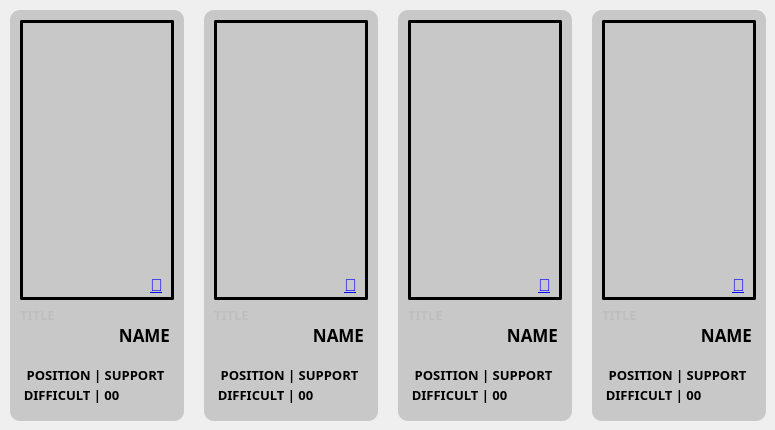
      <widget class="QWidget" name="reco__pos">
       <attribute name="title">
        <string>POSITION</string>
       </attribute>
       <widget class="QLabel" name="lbl__rbg5">
        <property name="geometry">
         <rect>
          <x>204</x>
          <y>10</y>
          <width>174</width>
          <height>411</height>
         </rect>
        </property>
        <property name="styleSheet">
         <string notr="true">QLabel{background-color:rgb(200,200,200); border-radius: 10px;}</string>
        </property>
        <property name="text">
         <string/>
        </property>
       </widget>
       <widget class="QLabel" name="lbl__rbg6">
        <property name="geometry">
         <rect>
          <x>592</x>
          <y>10</y>
          <width>174</width>
          <height>411</height>
         </rect>
        </property>
        <property name="styleSheet">
         <string notr="true">QLabel{background-color:rgb(200,200,200); border-radius: 10px;}</string>
        </property>
        <property name="text">
         <string/>
        </property>
       </widget>
       <widget class="QLabel" name="lbl__rcham7">
        <property name="geometry">
         <rect>
          <x>408</x>
          <y>20</y>
          <width>154</width>
          <height>280</height>
         </rect>
        </property>
        <property name="styleSheet">
         <string notr="true">QLabel{border-width: 3px; border-radius:2px; border-style : solid;}</string>
        </property>
        <property name="text">
         <string/>
        </property>
        <property name="pixmap">
         <pixmap>../ASSETS/CHAM_LONG/AurelionSol.png</pixmap>
        </property>
        <property name="scaledContents">
         <bool>true</bool>
        </property>
       </widget>
       <widget class="QLabel" name="lbl__rcham6">
        <property name="geometry">
         <rect>
          <x>214</x>
          <y>20</y>
          <width>154</width>
          <height>280</height>
         </rect>
        </property>
        <property name="styleSheet">
         <string notr="true">QLabel{border-width: 3px; border-radius:2px; border-style : solid;}</string>
        </property>
        <property name="text">
         <string/>
        </property>
        <property name="pixmap">
         <pixmap>../ASSETS/CHAM_LONG/Akali.png</pixmap>
        </property>
        <property name="scaledContents">
         <bool>true</bool>
        </property>
       </widget>
       <widget class="QLabel" name="lbl__rcham8">
        <property name="geometry">
         <rect>
          <x>602</x>
          <y>20</y>
          <width>154</width>
          <height>280</height>
         </rect>
        </property>
        <property name="styleSheet">
         <string notr="true">QLabel{border-width: 3px; border-radius:2px; border-style : solid;}</string>
        </property>
        <property name="text">
         <string/>
        </property>
        <property name="pixmap">
         <pixmap>../ASSETS/CHAM_LONG/Belveth.png</pixmap>
        </property>
        <property name="scaledContents">
         <bool>true</bool>
        </property>
       </widget>
       <widget class="QLabel" name="lbl__rcham5">
        <property name="geometry">
         <rect>
          <x>20</x>
          <y>20</y>
          <width>154</width>
          <height>280</height>
         </rect>
        </property>
        <property name="styleSheet">
         <string notr="true">QLabel{border-width: 3px; border-radius:2px; border-style : solid;}</string>
        </property>
        <property name="text">
         <string/>
        </property>
        <property name="pixmap">
         <pixmap>../ASSETS/CHAM_LONG/Anivia.png</pixmap>
        </property>
        <property name="scaledContents">
         <bool>true</bool>
        </property>
       </widget>
       <widget class="QLabel" name="lbl__rbg7">
        <property name="geometry">
         <rect>
          <x>398</x>
          <y>10</y>
          <width>174</width>
          <height>411</height>
         </rect>
        </property>
        <property name="styleSheet">
         <string notr="true">QLabel{background-color:rgb(200,200,200); border-radius: 10px;}</string>
        </property>
        <property name="text">
         <string/>
        </property>
       </widget>
       <widget class="QLabel" name="lbl__rbg8">
        <property name="geometry">
         <rect>
          <x>10</x>
          <y>10</y>
          <width>174</width>
          <height>411</height>
         </rect>
        </property>
        <property name="styleSheet">
         <string notr="true">QLabel{background-color:rgb(200,200,200); border-radius: 10px;}</string>
        </property>
        <property name="text">
         <string/>
        </property>
       </widget>
       <widget class="QLabel" name="lbl__rcham6_n">
        <property name="geometry">
         <rect>
          <x>294</x>
          <y>320</y>
          <width>70</width>
          <height>30</height>
         </rect>
        </property>
        <property name="font">
         <font>
          <family>맑은 고딕</family>
          <pointsize>13</pointsize>
          <weight>75</weight>
          <bold>true</bold>
         </font>
        </property>
        <property name="text">
         <string>NAME</string>
        </property>
        <property name="alignment">
         <set>Qt::AlignRight|Qt::AlignTrailing|Qt::AlignVCenter</set>
        </property>
       </widget>
       <widget class="QLabel" name="lbl__rcham8_n">
        <property name="geometry">
         <rect>
          <x>682</x>
          <y>320</y>
          <width>70</width>
          <height>30</height>
         </rect>
        </property>
        <property name="font">
         <font>
          <family>맑은 고딕</family>
          <pointsize>13</pointsize>
          <weight>75</weight>
          <bold>true</bold>
         </font>
        </property>
        <property name="text">
         <string>NAME</string>
        </property>
        <property name="alignment">
         <set>Qt::AlignRight|Qt::AlignTrailing|Qt::AlignVCenter</set>
        </property>
       </widget>
       <widget class="QLabel" name="lbl__rcham7_n">
        <property name="geometry">
         <rect>
          <x>488</x>
          <y>320</y>
          <width>70</width>
          <height>30</height>
         </rect>
        </property>
        <property name="font">
         <font>
          <family>맑은 고딕</family>
          <pointsize>13</pointsize>
          <weight>75</weight>
          <bold>true</bold>
         </font>
        </property>
        <property name="text">
         <string>NAME</string>
        </property>
        <property name="alignment">
         <set>Qt::AlignRight|Qt::AlignTrailing|Qt::AlignVCenter</set>
        </property>
       </widget>
       <widget class="QLabel" name="lbl__rcham8_t">
        <property name="enabled">
         <bool>false</bool>
        </property>
        <property name="geometry">
         <rect>
          <x>602</x>
          <y>300</y>
          <width>70</width>
          <height>30</height>
         </rect>
        </property>
        <property name="font">
         <font>
          <family>맑은 고딕</family>
          <pointsize>10</pointsize>
          <weight>75</weight>
          <bold>true</bold>
         </font>
        </property>
        <property name="text">
         <string>TITLE</string>
        </property>
       </widget>
       <widget class="QLabel" name="lbl__rcham6_t">
        <property name="enabled">
         <bool>false</bool>
        </property>
        <property name="geometry">
         <rect>
          <x>214</x>
          <y>300</y>
          <width>70</width>
          <height>30</height>
         </rect>
        </property>
        <property name="font">
         <font>
          <family>맑은 고딕</family>
          <pointsize>10</pointsize>
          <weight>75</weight>
          <bold>true</bold>
         </font>
        </property>
        <property name="text">
         <string>TITLE</string>
        </property>
       </widget>
       <widget class="QLabel" name="lbl__rcham5_n">
        <property name="geometry">
         <rect>
          <x>100</x>
          <y>320</y>
          <width>70</width>
          <height>30</height>
         </rect>
        </property>
        <property name="font">
         <font>
          <family>맑은 고딕</family>
          <pointsize>13</pointsize>
          <weight>75</weight>
          <bold>true</bold>
         </font>
        </property>
        <property name="text">
         <string>NAME</string>
        </property>
        <property name="alignment">
         <set>Qt::AlignRight|Qt::AlignTrailing|Qt::AlignVCenter</set>
        </property>
       </widget>
       <widget class="QLabel" name="lbl__rcham7_t">
        <property name="enabled">
         <bool>false</bool>
        </property>
        <property name="geometry">
         <rect>
          <x>408</x>
          <y>300</y>
          <width>70</width>
          <height>30</height>
         </rect>
        </property>
        <property name="font">
         <font>
          <family>맑은 고딕</family>
          <pointsize>10</pointsize>
          <weight>75</weight>
          <bold>true</bold>
         </font>
        </property>
        <property name="text">
         <string>TITLE</string>
        </property>
       </widget>
       <widget class="QLabel" name="lbl__rcham5_t">
        <property name="enabled">
         <bool>false</bool>
        </property>
        <property name="geometry">
         <rect>
          <x>20</x>
          <y>300</y>
          <width>70</width>
          <height>30</height>
         </rect>
        </property>
        <property name="font">
         <font>
          <family>맑은 고딕</family>
          <pointsize>10</pointsize>
          <weight>75</weight>
          <bold>true</bold>
         </font>
        </property>
        <property name="text">
         <string>TITLE</string>
        </property>
       </widget>
       <widget class="QLabel" name="lbl__rcham6_d">
        <property name="geometry">
         <rect>
          <x>205</x>
          <y>380</y>
          <width>121</width>
          <height>30</height>
         </rect>
        </property>
        <property name="font">
         <font>
          <family>맑은 고딕</family>
          <pointsize>10</pointsize>
          <weight>75</weight>
          <bold>true</bold>
         </font>
        </property>
        <property name="text">
         <string>DIFFICULT | 00</string>
        </property>
        <property name="alignment">
         <set>Qt::AlignCenter</set>
        </property>
       </widget>
       <widget class="QLabel" name="lbl__rcham6_p">
        <property name="geometry">
         <rect>
          <x>204</x>
          <y>360</y>
          <width>171</width>
          <height>30</height>
         </rect>
        </property>
        <property name="font">
         <font>
          <family>맑은 고딕</family>
          <pointsize>10</pointsize>
          <weight>75</weight>
          <bold>true</bold>
         </font>
        </property>
        <property name="text">
         <string>POSITION | SUPPORT</string>
        </property>
        <property name="alignment">
         <set>Qt::AlignCenter</set>
        </property>
       </widget>
       <widget class="QLabel" name="lbl__rcham5_d">
        <property name="geometry">
         <rect>
          <x>11</x>
          <y>380</y>
          <width>121</width>
          <height>30</height>
         </rect>
        </property>
        <property name="font">
         <font>
          <family>맑은 고딕</family>
          <pointsize>10</pointsize>
          <weight>75</weight>
          <bold>true</bold>
         </font>
        </property>
        <property name="text">
         <string>DIFFICULT | 00</string>
        </property>
        <property name="alignment">
         <set>Qt::AlignCenter</set>
        </property>
       </widget>
       <widget class="QLabel" name="lbl__rcham5_p">
        <property name="geometry">
         <rect>
          <x>10</x>
          <y>360</y>
          <width>171</width>
          <height>30</height>
         </rect>
        </property>
        <property name="font">
         <font>
          <family>맑은 고딕</family>
          <pointsize>10</pointsize>
          <weight>75</weight>
          <bold>true</bold>
         </font>
        </property>
        <property name="text">
         <string>POSITION | SUPPORT</string>
        </property>
        <property name="alignment">
         <set>Qt::AlignCenter</set>
        </property>
       </widget>
       <widget class="QLabel" name="lbl__rcham8_p">
        <property name="geometry">
         <rect>
          <x>592</x>
          <y>360</y>
          <width>171</width>
          <height>30</height>
         </rect>
        </property>
        <property name="font">
         <font>
          <family>맑은 고딕</family>
          <pointsize>10</pointsize>
          <weight>75</weight>
          <bold>true</bold>
         </font>
        </property>
        <property name="text">
         <string>POSITION | SUPPORT</string>
        </property>
        <property name="alignment">
         <set>Qt::AlignCenter</set>
        </property>
       </widget>
       <widget class="QLabel" name="lbl__rcham7_d">
        <property name="geometry">
         <rect>
          <x>399</x>
          <y>380</y>
          <width>121</width>
          <height>30</height>
         </rect>
        </property>
        <property name="font">
         <font>
          <family>맑은 고딕</family>
          <pointsize>10</pointsize>
          <weight>75</weight>
          <bold>true</bold>
         </font>
        </property>
        <property name="text">
         <string>DIFFICULT | 00</string>
        </property>
        <property name="alignment">
         <set>Qt::AlignCenter</set>
        </property>
       </widget>
       <widget class="QLabel" name="lbl__rcham8_d">
        <property name="geometry">
         <rect>
          <x>593</x>
          <y>380</y>
          <width>121</width>
          <height>30</height>
         </rect>
        </property>
        <property name="font">
         <font>
          <family>맑은 고딕</family>
          <pointsize>10</pointsize>
          <weight>75</weight>
          <bold>true</bold>
         </font>
        </property>
        <property name="text">
         <string>DIFFICULT | 00</string>
        </property>
        <property name="alignment">
         <set>Qt::AlignCenter</set>
        </property>
       </widget>
       <widget class="QLabel" name="lbl__rcham7_p">
        <property name="geometry">
         <rect>
          <x>398</x>
          <y>360</y>
          <width>171</width>
          <height>30</height>
         </rect>
        </property>
        <property name="font">
         <font>
          <family>맑은 고딕</family>
          <pointsize>10</pointsize>
          <weight>75</weight>
          <bold>true</bold>
         </font>
        </property>
        <property name="text">
         <string>POSITION | SUPPORT</string>
        </property>
        <property name="alignment">
         <set>Qt::AlignCenter</set>
        </property>
       </widget>
       <widget class="QLabel" name="lbl__link5">
        <property name="geometry">
         <rect>
          <x>538</x>
          <y>275</y>
          <width>21</width>
          <height>21</height>
         </rect>
        </property>
        <property name="font">
         <font>
          <pointsize>13</pointsize>
          <underline>false</underline>
          <strikeout>false</strikeout>
         </font>
        </property>
        <property name="styleSheet">
         <string notr="true">QLabel{text-decoration:none;}</string>
        </property>
        <property name="text">
         <string>&lt;a href = &quot;https://www.naver.com/&quot;&gt;🔗&lt;/a&gt;</string>
        </property>
        <property name="openExternalLinks">
         <bool>true</bool>
        </property>
       </widget>
       <widget class="QLabel" name="lbl__link6">
        <property name="geometry">
         <rect>
          <x>344</x>
          <y>275</y>
          <width>21</width>
          <height>21</height>
         </rect>
        </property>
        <property name="font">
         <font>
          <pointsize>13</pointsize>
          <underline>false</underline>
          <strikeout>false</strikeout>
         </font>
        </property>
        <property name="styleSheet">
         <string notr="true">QLabel{text-decoration:none;}</string>
        </property>
        <property name="text">
         <string>&lt;a href = &quot;https://www.naver.com/&quot;&gt;🔗&lt;/a&gt;</string>
        </property>
        <property name="openExternalLinks">
         <bool>true</bool>
        </property>
       </widget>
       <widget class="QLabel" name="lbl__link7">
        <property name="geometry">
         <rect>
          <x>732</x>
          <y>275</y>
          <width>21</width>
          <height>21</height>
         </rect>
        </property>
        <property name="font">
         <font>
          <pointsize>13</pointsize>
          <underline>false</underline>
          <strikeout>false</strikeout>
         </font>
        </property>
        <property name="styleSheet">
         <string notr="true">QLabel{text-decoration:none;}</string>
        </property>
        <property name="text">
         <string>&lt;a href = &quot;https://www.naver.com/&quot;&gt;🔗&lt;/a&gt;</string>
        </property>
        <property name="openExternalLinks">
         <bool>true</bool>
        </property>
       </widget>
       <widget class="QLabel" name="lbl__link8">
        <property name="geometry">
         <rect>
          <x>150</x>
          <y>275</y>
          <width>21</width>
          <height>21</height>
         </rect>
        </property>
        <property name="font">
         <font>
          <pointsize>13</pointsize>
          <underline>false</underline>
          <strikeout>false</strikeout>
         </font>
        </property>
        <property name="styleSheet">
         <string notr="true">QLabel{text-decoration:none;}</string>
        </property>
        <property name="text">
         <string>&lt;a href = &quot;https://www.naver.com/&quot;&gt;🔗&lt;/a&gt;</string>
        </property>
        <property name="openExternalLinks">
         <bool>true</bool>
        </property>
       </widget>
       <zorder>lbl__rbg8</zorder>
       <zorder>lbl__rbg7</zorder>
       <zorder>lbl__rbg5</zorder>
       <zorder>lbl__rbg6</zorder>
       <zorder>lbl__rcham7</zorder>
       <zorder>lbl__rcham6</zorder>
       <zorder>lbl__rcham8</zorder>
       <zorder>lbl__rcham5</zorder>
       <zorder>lbl__rcham6_n</zorder>
       <zorder>lbl__rcham8_n</zorder>
       <zorder>lbl__rcham7_n</zorder>
       <zorder>lbl__rcham8_t</zorder>
       <zorder>lbl__rcham6_t</zorder>
       <zorder>lbl__rcham5_n</zorder>
       <zorder>lbl__rcham7_t</zorder>
       <zorder>lbl__rcham5_t</zorder>
       <zorder>lbl__rcham6_d</zorder>
       <zorder>lbl__rcham6_p</zorder>
       <zorder>lbl__rcham5_d</zorder>
       <zorder>lbl__rcham5_p</zorder>
       <zorder>lbl__rcham8_p</zorder>
       <zorder>lbl__rcham7_d</zorder>
       <zorder>lbl__rcham8_d</zorder>
       <zorder>lbl__rcham7_p</zorder>
       <zorder>lbl__link5</zorder>
       <zorder>lbl__link6</zorder>
       <zorder>lbl__link7</zorder>
       <zorder>lbl__link8</zorder>
      </widget>
